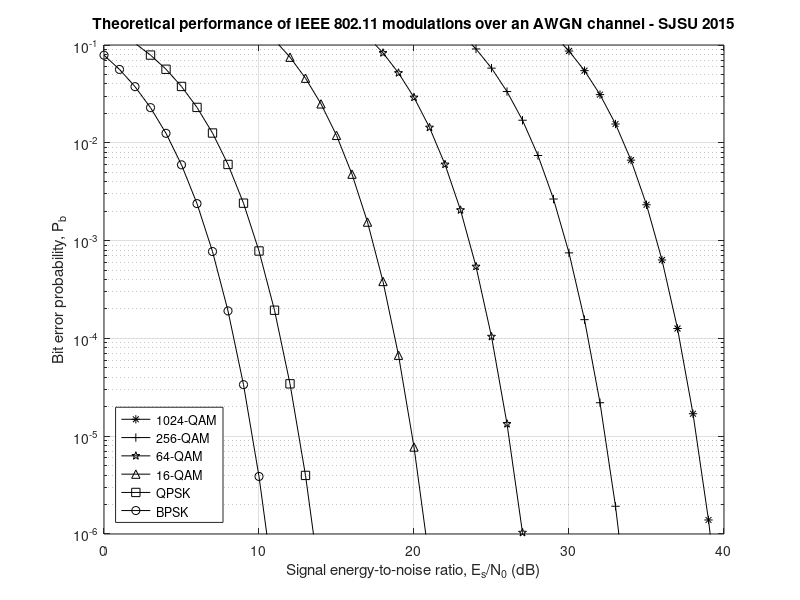

Write MATLAB code to recreate this figure.
% File: pb_modulations_80211_2.m
% Comparison of average bit error probabilities between BPSK, QPSK, 16-QAM
% and 64-QAM modulations used in the IEEE 802.11 standard for wireless
% local area networks. Added 256-QAM and 1024-QAM
% EE 161 - Spring 2012, 2015 - San Jose State University

clear
esno_dB = 0:40;
esno = 10.^(esno_dB/10);
Pb_bpsk =  qfunc(sqrt(2*esno));
Pb_qpsk =  qfunc(sqrt(esno));
Pb_16qam = 2*qfunc(sqrt(esno/5));
Pb_64qam = 2*qfunc(sqrt(esno/21));
Pb_256qam = 2*qfunc(sqrt(esno/88));
Pb_1024qam = 2*qfunc(sqrt(esno/341));
semilogy(esno_dB,Pb_1024qam,'-*k'), hold on, semilogy(esno_dB,Pb_256qam,'-+k')
semilogy(esno_dB,Pb_64qam,'-pk'), semilogy(esno_dB,Pb_16qam,'-^k')
semilogy(esno_dB,Pb_qpsk,'-sk'),  semilogy(esno_dB,Pb_bpsk,'-ok')
hold off, axis([esno_dB(1) esno_dB(length(esno_dB)) 9.99e-7 1e-1])
legend('1024-QAM','256-QAM','64-QAM','16-QAM','QPSK','BPSK','Location','SouthWest')
grid on, xlabel('Signal energy-to-noise ratio, E_s/N_0 (dB)')
ylabel('Bit error probability, P_b')
title('Theoretical performance of IEEE 802.11 modulations over an AWGN channel - SJSU 2015')
